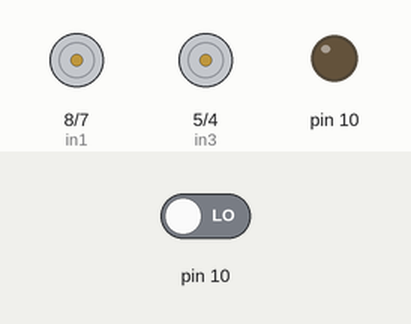
A sketch run on a simulated Arduino Uno, built with avr-gcc and run on an emulated ATmega328P. Shown: motor-driver pin pairs drawn as motors (green arrow = first pin HIGH = forward, orange = second pin HIGH = backward, longer = more drive, scaled by the enable pin), output pins drawn as LEDs (lit = HIGH). Inputs (shaded band) come from the test bench; at power-on: pin 10 LOW. What the sketch prints to the serial monitor is not drawn.

Above: at 2.5 s.
Timing chart, 0 to 6.6 s (numbered marks = the images above):
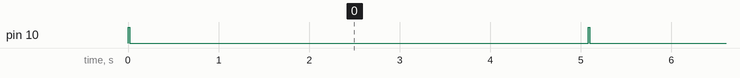

The sketch:

motor_control_with_fail_safe.ino
```cpp
#include <Wire.h>

// L298N motor driver control pins
#define enA 9
#define in1 8
#define in2 7
#define in3 5
#define in4 4
#define enB 3

// Ultrasonic Sensor Pins (3-wire mode)
#define uss_left 12
#define uss_mid 10
#define uss_right 2

byte left_speed, right_speed;
bool speed_received = false;

// Minimum distance for collision in centimeters
const short threshold = 15;

void setup() {
  // Define pin modes
  pinMode(in1, OUTPUT);
  pinMode(in2, OUTPUT);
  pinMode(in3, OUTPUT);
  pinMode(in4, OUTPUT);

  // Initialize Serial for printing results
  Serial.begin(9600);
  // Ensure Serial is ready
  while (! Serial);

  // Initialize Wire for I2C
  Wire.begin(0x8);
  // Assign method to be executed on receiving data
  Wire.onReceive(receiveEvent);
}

// Method executed when receiving data.
void receiveEvent(int count){
  Serial.println("--------------");

  // Set first byte to left wheel speed
  if (Wire.available()){
    byte c = Wire.read();
    left_speed = c;

    // Set second byte to right wheel speed
    if (Wire.available()){
      c = Wire.read();
      right_speed = c;

      speed_received = true;
    }
  }
}

void loop() {
  // Check if any of the distances from the 3 ultrasonic sensors were below the threshold.
  if (getUltrasonicDistance(uss_mid) < threshold ||
      getUltrasonicDistance(uss_left) < threshold ||
      getUltrasonicDistance(uss_right) < threshold){
    stop_and_wait(5000);
    return;
  }

  if (speed_received){
    setLeftSpeed(left_speed);
    setRightSpeed(right_speed);
  }
}

void stop_and_wait(int millisecs){
    setLeftSpeed(0);
    setRightSpeed(0);
    delay(millisecs);
}

void setLeftSpeed(byte num){
  //Serial.print("Left Speed: ");
  //Serial.println(num);
  analogWrite(enB, num);
  digitalWrite(in3, HIGH);
  digitalWrite(in4, LOW);
}

void setRightSpeed(byte num){
  //Serial.print("Right Speed: ");
  //Serial.println(num);
  analogWrite(enA, num);
  digitalWrite(in1, HIGH);
  digitalWrite(in2, LOW);
}

// Calculate distance from ultrasonic sensor readings
int getUltrasonicDistance(int pin){
  pinMode(pin, OUTPUT);
  digitalWrite(pin, HIGH);
  delay(20);
  digitalWrite(pin, LOW);
  pinMode(pin, INPUT);
  int result = pulseIn(pin, HIGH, (unsigned long)60000) / 29 / 2;
  Serial.println(result);
  return result;
}
```

Measured:
- by itself, pin 10: alternates HIGH for 0.02 s and LOW for 5.1 s
